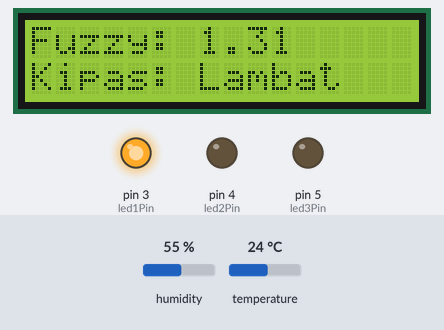
A sketch run on a simulated Arduino Uno, built with avr-gcc and run on an emulated ATmega328P. Shown: 16×2 character LCD, output pins drawn as LEDs (lit = HIGH). Inputs (shaded band) come from the test bench; at power-on: humidity 55 %, temperature 24 °C. What the sketch prints to the serial monitor is not drawn.

Above: at 3.3 s.
3.4 s: humidity set to 60 %
At 4.8 s:
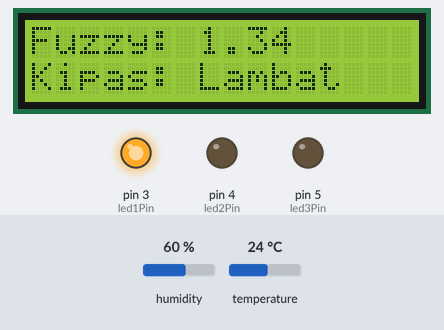
6.3 s: humidity set to 63 %
At 6.9 s:
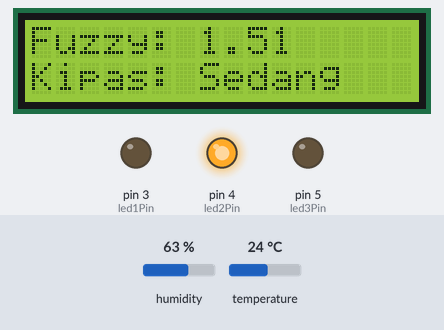
9.2 s: temperature set to 23.1 °C
At 12.1 s:
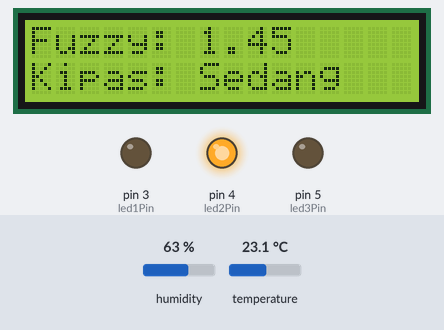
12.4 s: temperature set to 22 °C
At 14.2 s:
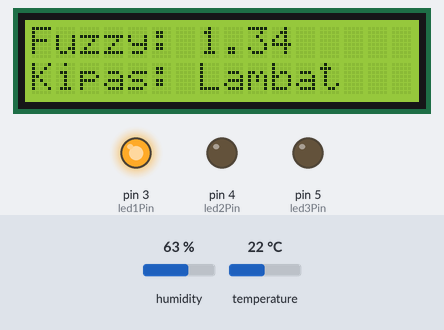
15.3 s: temperature set to 20.3 °C
At 18.3 s:
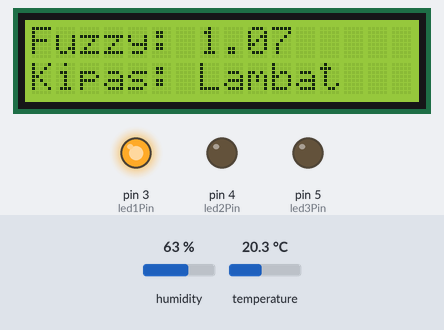
18.9 s: temperature set to 19.4 °C
At 20.3 s:
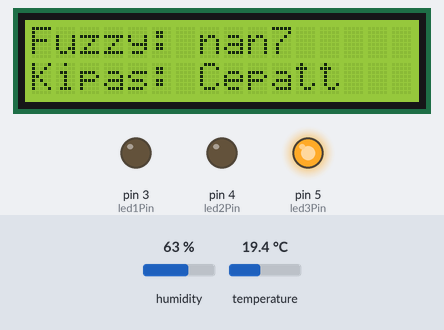
Timing chart, 0 to 21.9 s (numbered marks = the images above; inputs shaded):
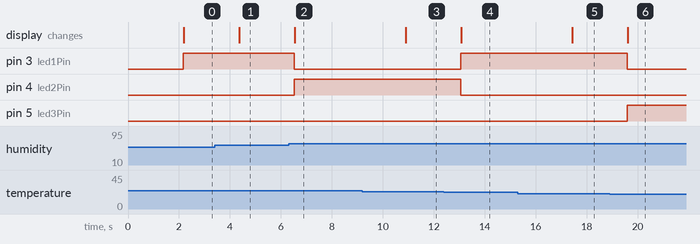

The sketch:

tugasbesaraifuzzykecepatankipas.ino
```cpp
#include <DHT.h>
#include <Wire.h>
#include <LiquidCrystal_I2C.h>

// Function declarations
float suhuDingin(float suhu);
float suhuSedang(float suhu);
float suhuPanas(float suhu);

float kelembabanRendah(float kelembaban);
float kelembabanSedang(float kelembaban);
float kelembabanTinggi(float kelembaban);

float kipasLambat(float value);
float kipasSedang(float value);
float kipasCepat(float value);

float inferensi(float suhu, float kelembaban, float (*fuzzySuhu)(float), float (*fuzzyKelembaban)(float), float (*fuzzyOutput)(float));

#define DHTPIN 2        // Pin tempat Anda menghubungkan sensor DHT22
#define DHTTYPE DHT22   // Jenis sensor DHT yang digunakan

DHT dht(DHTPIN, DHTTYPE);

// Pin untuk LED
int led1Pin = 3;
int led2Pin = 4;
int led3Pin = 5;

// Pin untuk LCD I2C
LiquidCrystal_I2C lcd(0x27, 16, 2); // Alamat I2C LCD: 0x27, Kolom: 16, Baris: 2

void setup() {
  // Set pin LED sebagai OUTPUT
  pinMode(led1Pin, OUTPUT);
  pinMode(led2Pin, OUTPUT);
  pinMode(led3Pin, OUTPUT);

  Serial.begin(9600);
  lcd.init();
  lcd.backlight();

  // Menampilkan pesan awal
  lcd.print("Fuzzy Logic DHT22");
  delay(2000);
  lcd.clear();


  // Inisialisasi LCD
  lcd.begin(16, 2);
  lcd.clear();
  // Inisialisasi Serial Monitor
  Serial.begin(9600);

  // Inisialisasi sensor DHT
  dht.begin();
}

void loop() {
  // Baca suhu dan kelembaban dari sensor DHT
  float suhu = dht.readTemperature();
  float kelembaban = dht.readHumidity();

  // Tampilkan suhu dan kelembaban di Serial Monitor
  Serial.print("Suhu: ");
  Serial.print(suhu);
  Serial.print(" °C, Kelembaban: ");
  Serial.print(kelembaban);
  Serial.println("%");

  // Fuzzy Logic - Implementasi aturan fuzzy dan defuzzyfikasi di sini
  float inferensiLambat = inferensi(suhu, kelembaban, suhuDingin, kelembabanRendah, kipasLambat);
  float inferensiSedang = inferensi(suhu, kelembaban, suhuSedang, kelembabanSedang, kipasSedang);
  float inferensiCepat = inferensi(suhu, kelembaban, suhuPanas, kelembabanTinggi, kipasCepat);

  // Defuzzyfikasi (Centroid Method)
  float centroid = (inferensiLambat * 1 + inferensiSedang * 2 + inferensiCepat * 3) / (inferensiLambat + inferensiSedang + inferensiCepat);

  // Tampilkan hasil fuzzy dan kecepatan kipas di LCD
  lcd.setCursor(0, 0);
  lcd.print("Fuzzy: ");
  lcd.print(centroid, 2);

  // Tampilkan hasil fuzzy dan kecepatan kipas di Serial Monitor
  Serial.print("Hasil defuzzyfikasi (kecepatan kipas): ");
  Serial.print(centroid, 2);

  // Kontrol LED berdasarkan kecepatan kipas
  digitalWrite(led1Pin, LOW);
  digitalWrite(led2Pin, LOW);
  digitalWrite(led3Pin, LOW);
  lcd.setCursor(0, 1);
  if (centroid <= 1.4) {
    digitalWrite(led1Pin, HIGH);
    Serial.println("Kipas: Lambat");
    lcd.print("Kipas: Lambat");
  } else if (centroid <= 2.3) {
    digitalWrite(led2Pin, HIGH);
    Serial.println("Kipas: Sedang");
    lcd.print("Kipas: Sedang");
  } else {
    digitalWrite(led3Pin, HIGH);
    Serial.println("Kipas: Cepat");
    lcd.print("Kipas: Cepat");
  }

  delay(500); // Delay untuk membaca dan menampilkan data dengan interval tertentu
}

// Fungsi Keanggotaan untuk Suhu
float suhuDingin(float suhu) {
    if (suhu >= 20 && suhu < 29)
        return 1;
    else if (suhu > 29 && suhu <= 32)
        return (32 - suhu) / 3;
    else
        return 0;
}

float suhuSedang(float suhu) {
    if (suhu >= 29 && suhu <= 32)
        return 1;
    else if (suhu >= 20 && suhu < 29)
        return (suhu - 20) / 9;
    else if (suhu > 32 && suhu <= 40)
        return (40 - suhu) / 8;
    else
        return 0;
}

float suhuPanas(float suhu) {
    if (suhu >= 33 && suhu <= 40)
        return 1;
    else if (suhu > 29 && suhu < 33)
        return (suhu - 29) / 4;
    else
        return 0;
}

// Fungsi Keanggotaan untuk Kelembaban
float kelembabanRendah(float kelembaban) {
    if (kelembaban >= 0 && kelembaban <= 59)
        return 1;
    else if (kelembaban > 59 && kelembaban <= 66)
        return (66 - kelembaban) / 7;
    else
        return 0;
}

float kelembabanSedang(float kelembaban) {
    if (kelembaban >= 60 && kelembaban <= 66)
        return 1;
    else if (kelembaban > 0 && kelembaban < 60)
        return (kelembaban - 0) / 60;
    else if (kelembaban > 66 && kelembaban <= 100)
        return (100 - kelembaban) / 34;
    else
        return 0;
}

float kelembabanTinggi(float kelembaban) {
    if (kelembaban >= 67 && kelembaban <= 100)
        return 1;
    else if (kelembaban > 59 && kelembaban < 67)
        return (kelembaban - 59) / 8;
    else
        return 0;
}

// Fungsi Keanggotaan untuk Kecepatan Kipas
float kipasLambat(float value) {
    if (value >= 0 && value <= 1)
        return 1;
    else if (value > 1 && value <= 2)
        return (2 - value) / 1;
    else
        return 0;
}

float kipasSedang(float value) {
    if (value >= 1 && value <= 2)
        return 1;
    else if (value > 0 && value < 1)
        return value;
    else if (value > 2 && value <= 3)
        return (3 - value) / 1;
    else if (value > 3 && value <= 4)
        return (4 - value) / 1;
    else
        return 0;
}

float kipasCepat(float value) {
    if (value >= 2 && value <= 3)
        return 1;
    else if (value > 1 && value < 2)
        return (value - 1) / 1;
    else
        return 0;
}

// Fungsi Inferensi (Mamdani)
float inferensi(float suhu, float kelembaban, float (*fuzzySuhu)(float), float (*fuzzyKelembaban)(float), float (*fuzzyOutput)(float)) {
    float hasilInferensi[5];
    hasilInferensi[0] = fmin(fuzzySuhu(suhu), fuzzyKelembaban(kelembaban));
    hasilInferensi[1] = fmin(fuzzySuhu(suhu), fuzzyKelembaban(kelembaban));
    hasilInferensi[2] = fmin(fuzzySuhu(suhu), fuzzyKelembaban(kelembaban));

    // Sesuaikan aturan fuzzy untuk kecepatan kipas cepat pada kondisi suhu tinggi dan kelembaban rendah
    hasilInferensi[3] = fmin(hasilInferensi[2], fuzzyOutput(kelembaban));

    float maxInferensi = hasilInferensi[0];
    for (int i = 1; i < 4; ++i) {
        if (hasilInferensi[i] > maxInferensi)
            maxInferensi = hasilInferensi[i];
    }

    return maxInferensi;
}
```

Measured:
- the behaviour switches between 61 and 62 % on humidity (found by bisection; images 1 and 2)
- the behaviour switches between 22.6 and 22.5 °C on temperature (found by bisection; images 3 and 4)
- the behaviour switches between 20 and 19.9 °C on temperature (found by bisection; images 5 and 6)
- after the input at 3.4 s, the display: changes after 0.97 s (image 1)
- after the input at 6.3 s, pin 3 (led1Pin): HIGH → LOW after 0.23 s; pin 4 (led2Pin): LOW → HIGH after 0.23 s; the display: changes after 0.25 s (image 2)
- after the input at 9.2 s, the display: changes after 1.7 s (image 3)
- after the input at 12.4 s, pin 3 (led1Pin): LOW → HIGH after 0.66 s; pin 4 (led2Pin): HIGH → LOW after 0.66 s; the display: changes after 0.69 s (image 4)
- after the input at 15.3 s, the display: changes after 2.1 s (image 5)
- after the input at 18.9 s, pin 3 (led1Pin): HIGH → LOW after 0.69 s; pin 5 (led3Pin): LOW → HIGH after 0.69 s; the display: changes after 0.72 s (image 6)
